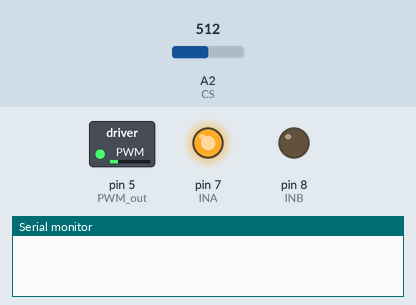
A sketch run on a simulated Arduino Uno, built with avr-gcc and run on an emulated ATmega328P. Parts: switched loads named in the sketch (green lamp = pin HIGH), output pins drawn as LEDs (lit = HIGH), the last lines printed to the serial monitor. Inputs (shaded band) come from the test bench; at power-on: A2 (CS) = 512.

Above: at 0.05 s.
At 7.25 s:
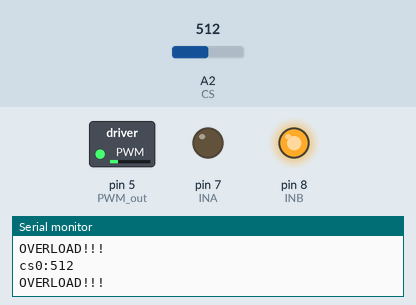
At 14.45 s:
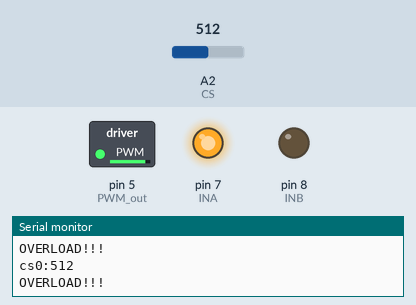
At 25.65 s:
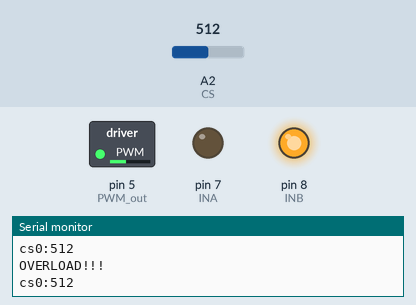
At 28.75 s:
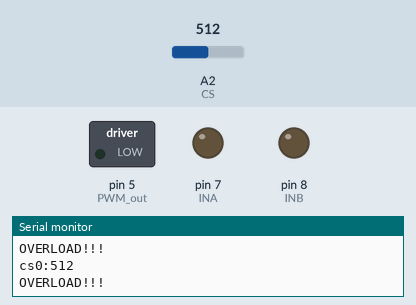
Timing chart, 0 to 37.5 s (numbered marks = the images above):
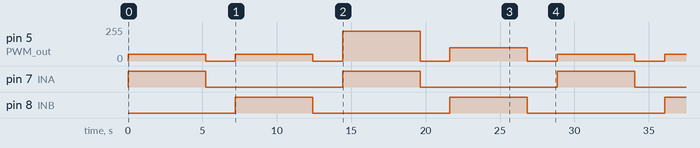

Measured:
- by itself, pin 7 (INA), pin 8 (INB): alternates HIGH for 5.2 s and LOW for 9.2 s
- by itself, pin 5 (PWM_out): repeats every 28.8 s: 0/255 2.0 s, 50/255 5.2 s, 0/255 2.0 s, 225/255 5.2 s, 0/255 2.0 s, 100/255 5.2 s, 0/255 2.0 s, 50/255 5.2 s

The sketch:

VNH2SP30_single_motor_driver_test.ino
```cpp
/*  VNH2SP30_single_motor_driver_test - Testing single motor driver VNH2SP30*/
#define CW   1
#define CCW  2
#define CS_THRESHOLD 500
#define PWM_MAX 225
#define PWM_SLOW 50
#define RUNNING_TIME_MS 5000

/*  VNH2SP30 pin definitions */
int INA = 7;  // INA: Clockwise input
int INB = 8; // INB: Counter-clockwise input
int PWM_out = 5; // PWM output
int CS = 2; // CS: Current sense analog input
//int EN[2] = {0, 1}; // EN: Status of switches output (Analog pin)

void setup(){
  Serial.begin(9600);
  // Initialize digital pins as outputs
    pinMode(INA, OUTPUT);
    pinMode(INB, OUTPUT);
    pinMode(PWM_out, OUTPUT);
  // Turn Off all motors
    motorOff();
}// void setup()

void loop(){
  motorGo(CW, PWM_SLOW);
  waitAndTurnMotorsOff(RUNNING_TIME_MS);
  motorGo(CCW, PWM_SLOW);
  waitAndTurnMotorsOff(RUNNING_TIME_MS);

  motorGo(CW, PWM_MAX);
  waitAndTurnMotorsOff(RUNNING_TIME_MS);
  motorGo(CCW, 100);
  waitAndTurnMotorsOff(RUNNING_TIME_MS);
  //waitAndTurnMotorsOff(RUNNING_TIME_MS);
}// void loop()

void printCurrentSense(){
  int cs0 = analogRead(CS);
  Serial.println("cs0:"+String(cs0));
  if (cs0 > CS_THRESHOLD){
    Serial.println("OVERLOAD!!!");
  }
}// void printCurrentSense()

void waitAndTurnMotorsOff(int time_ms){
  int unit_delay = 200;
  delay(200);
  for (int i=0; i<int(time_ms/unit_delay); i++){
    printCurrentSense();
    delay(unit_delay);
  }
  motorOff();
  delay(2000);
}// void waitAndTurnMotorsOff(int time_ms)

void motorOff(){
  digitalWrite(INA, LOW); // Brake to GND
  digitalWrite(INB, LOW); // Brake to GND
  analogWrite(PWM_out, 0);
}// void motorOff()

/* motorGo() will set a motor going in a specific direction
 - motors is labeled as 0
 - direct: Should be between 1 and 2, with the following result
 1: Clockwise
 2: CounterClockwise
 - PWM_out: should be a value between 0 and 255
 */
void motorGo(uint8_t direct, uint8_t m_pwm){
  if (m_pwm <=255){
      // Set inA[motor]
      if (direct == 1){
        digitalWrite(INA, HIGH);
        digitalWrite(INB, LOW);
      }
      else if (direct == 2){
        digitalWrite(INA, LOW);
        digitalWrite(INB, HIGH);
      }
      analogWrite(PWM_out, m_pwm);
  }// if (m_PWM_out <=255)
}// void motorGo(uint8_t direct, uint8_t m_pwm)
```
